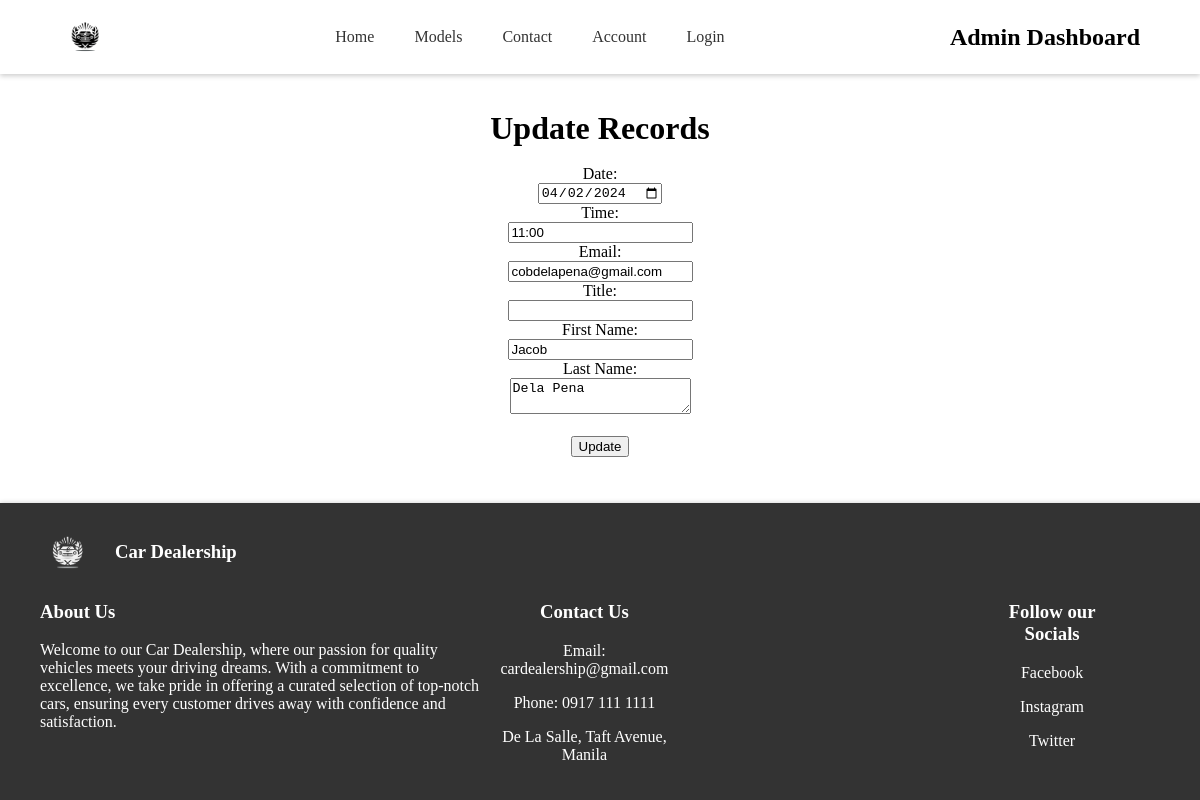
The page /View/update_res.php?id=1 on the database its author committed.
### tables this page shows
CREATE TABLE `appointments` (
  `id` int(255) NOT NULL,
  `date` date NOT NULL,
  `time` varchar(50) NOT NULL,
  `email` varchar(50) NOT NULL,
  `title` varchar(50) DEFAULT NULL,
  `firstName` varchar(50) NOT NULL,
  `lastName` varchar(50) NOT NULL
);

### View/update_res.php (the view, shortened to what this page needs)
<?php
include '../Controller/connect.php';
if (isset($_GET['id'])) {
    $id = $_GET['id'];
    $sql = "SELECT * FROM appointments WHERE id = ?";
    $stmt = $conn->prepare($sql);
    $stmt->bind_param('i', $id);
    $stmt->execute();
    $result = $stmt->get_result();
    if ($result->num_rows == 1) {
        $car = $result->fetch_assoc();
    } else {
        echo "No appointments found.";
    }
} else {
    echo "ID not provided.";
}
?>
<!DOCTYPE html>
<html lang="en">
<head>
    <link rel="stylesheet" href="../Public/style/admin_control.css">
</head>
<body style="margin: auto; text-align: center">
<header>
        <nav class="navbar">
            <div class="logo">
                <img src="../Public/img/Logo.webp" alt="Car Dealership Logo">
            </div>
            <ul class="nav-links">
                <li><a href="index.php">Home</a></li>
                <li><a href="models.php">Models</a></li>
                <li><a href="contact.php">Contact</a></li>
                <li><a href="account.php">Account</a></li>
                <?php
                    if (isset($_SESSION['email'])) {
                        if ($_SESSION['role'] == 'admin') {
                            echo '<li><a href="dashboard.php">Dashboard</a></li>';
                        }
                        echo '<li><a href="logout.php">Logout</a></li>';
                    } else {
                        echo '<li><a href="signup.php">Login</a></li>';
                    }
                 ?>
            </ul>
            <h1> Admin Dashboard </h1>
        </nav>
    </header>
    <br>
    <br>
    <h1>Update Records</h1>
    <br>
    <form method="post">
        <label for="date">Date:</label><br>
        <input type="date" id="date" name="date" value="<?php echo $car['date']; ?>"><br>
        <label for="time">Time:</label><br>
        <input type="text" id="time" name="time" value="<?php echo $car['time']; ?>"><br>
        <label for="email">Email:</label><br>
        <input type="text" id="email" name="email" value="<?php echo $car['email']; ?>"><br>
        <label for="title">Title:</label><br>
        <input type="text" id="title" name="title" value="<?php echo $car['title']; ?>"><br>
        <label for="firstName">First Name:</label><br>
        <input type="text" id="firstName" name="firstName" value="<?php echo $car['firstName']; ?>"><br>
        <label for="lastName">Last Name:</label><br>
        <textarea id="lastName" name="lastName"><?php echo $car['lastName']; ?></textarea><br><br>
        <input type="submit" value="Update">
    </form>
    <footer>
    <div class="footContent">
        <div class="left">
            <div class="row">
                <div class="theFootLogo">
                    <img src="../Public/img/logoWhite.png" alt="Car Dealership Logo">
                </div>
                <div class="footTitle">
                    <h3>Car Dealership</h3>
                </div>
            </div>
            <div class="about">
                <h3>About Us</h3>
                <p>Welcome to our Car Dealership, where our passion for quality vehicles meets your driving dreams. With a commitment to excellence, we take pride in offering a curated selection of top-notch cars, ensuring every customer drives away with confidence and satisfaction.</p>
            </div>
        </div>
        <div class="mid">
            <h3>Contact Us</h3>
            <p>Email: cardealership@gmail.com</p>
            <p>Phone: 0917 111 1111</p>
            <p>De La Salle, Taft Avenue, Manila</p>
        </div>
        <div class="right">
            <h3>Follow our Socials</h3>
                <p>Facebook</p>
                <p>Instagram</p>
                <p>Twitter</p>
        </div>
    </footer>
</body>
</html>

### Public/style/admin_control.css (style rules this page uses)
body, h1, ul, li, a { margin: 0; padding: 0; text-decoration: none; list-style: none; font-family: caros light; }
.navbar { display: flex; justify-content: space-between; align-items: center; padding: 10px 5%; background-color: #fff; box-shadow: 0 2px 5px rgba(0,0,0,0.2); }
.logo img { height: 50px; }
.nav-links { display: flex; }
.nav-links li { padding: 0 20px; }
.nav-links li a { font-size: 16px; color: #333; transition: color 0.3s ease; }
footer { position: fixed; background-color: #333; color: #fff; padding: 20px; text-align: center; width: 100%; box-shadow: 0 0 5px rgba(0,0,0,0.2); bottom: 0; }
.footContent { display: flex; flex-direction: row; justify-content: space-between; }
.theFootLogo img { height: 55px; margin-left: 20px; }
.row { display: flex; flex-direction: row; }
.left { display: flex; flex-direction: column; width: 500px; }
.footTitle { margin-left: 20px; }
.about { text-align: left; margin-left: 20px; }
.right { margin-top: 60px; margin-right: 100px; }
.mid { margin-top: 60px; margin-right: 300px; }
body { display: flex; flex-direction: column; min-height: 100vh; }

### rows shown on the page
appointments: date "04/02/2024", time "11:00", email "cobdelapena@gmail.com", firstName "Jacob", lastName "Dela Pena"
